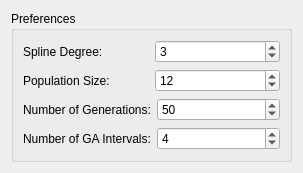
<?xml version="1.0" encoding="UTF-8"?>
<ui version="4.0">
 <class>SettingsWidgetForm</class>
 <widget class="QWidget" name="SettingsWidgetForm">
  <property name="geometry">
   <rect>
    <x>0</x>
    <y>0</y>
    <width>303</width>
    <height>157</height>
   </rect>
  </property>
  <property name="sizePolicy">
   <sizepolicy hsizetype="Minimum" vsizetype="Minimum">
    <horstretch>0</horstretch>
    <verstretch>0</verstretch>
   </sizepolicy>
  </property>
  <property name="windowTitle">
   <string>Algorithm Settings</string>
  </property>
  <layout class="QVBoxLayout" name="verticalLayout_2">
   <item>
    <widget class="QGroupBox" name="groupBox">
     <property name="title">
      <string>Preferences</string>
     </property>
     <layout class="QVBoxLayout" name="verticalLayout">
      <item>
       <layout class="QHBoxLayout" name="horizontalLayout">
        <item>
         <widget class="QLabel" name="splineDegreeLabel">
          <property name="text">
           <string>Spline Degree:</string>
          </property>
         </widget>
        </item>
        <item>
         <widget class="QSpinBox" name="splineDegreeSpinBox">
          <property name="focusPolicy">
           <enum>Qt::StrongFocus</enum>
          </property>
          <property name="minimum">
           <number>1</number>
          </property>
          <property name="maximum">
           <number>4</number>
          </property>
          <property name="value">
           <number>3</number>
          </property>
         </widget>
        </item>
       </layout>
      </item>
      <item>
       <layout class="QHBoxLayout" name="horizontalLayout_2">
        <item>
         <widget class="QLabel" name="populationSizeLabel">
          <property name="text">
           <string>Population Size:</string>
          </property>
         </widget>
        </item>
        <item>
         <widget class="QSpinBox" name="populationSizeSpinBox">
          <property name="minimum">
           <number>10</number>
          </property>
          <property name="maximum">
           <number>30</number>
          </property>
          <property name="value">
           <number>12</number>
          </property>
         </widget>
        </item>
       </layout>
      </item>
      <item>
       <layout class="QHBoxLayout" name="horizontalLayout_3">
        <item>
         <widget class="QLabel" name="numberOfGenerationsLabel">
          <property name="text">
           <string>Number of Generations:</string>
          </property>
         </widget>
        </item>
        <item>
         <widget class="QSpinBox" name="numberOfGenerationsSpinBox">
          <property name="minimum">
           <number>10</number>
          </property>
          <property name="maximum">
           <number>100</number>
          </property>
          <property name="value">
           <number>50</number>
          </property>
         </widget>
        </item>
       </layout>
      </item>
      <item>
       <layout class="QHBoxLayout" name="horizontalLayout_4">
        <item>
         <widget class="QLabel" name="numberOfIntervalsLabel">
          <property name="text">
           <string>Number of GA Intervals:</string>
          </property>
         </widget>
        </item>
        <item>
         <widget class="QSpinBox" name="numberOfIntervalsSpinBox">
          <property name="minimum">
           <number>3</number>
          </property>
          <property name="maximum">
           <number>10</number>
          </property>
          <property name="value">
           <number>4</number>
          </property>
         </widget>
        </item>
       </layout>
      </item>
     </layout>
    </widget>
   </item>
  </layout>
 </widget>
 <resources/>
 <connections/>
</ui>
